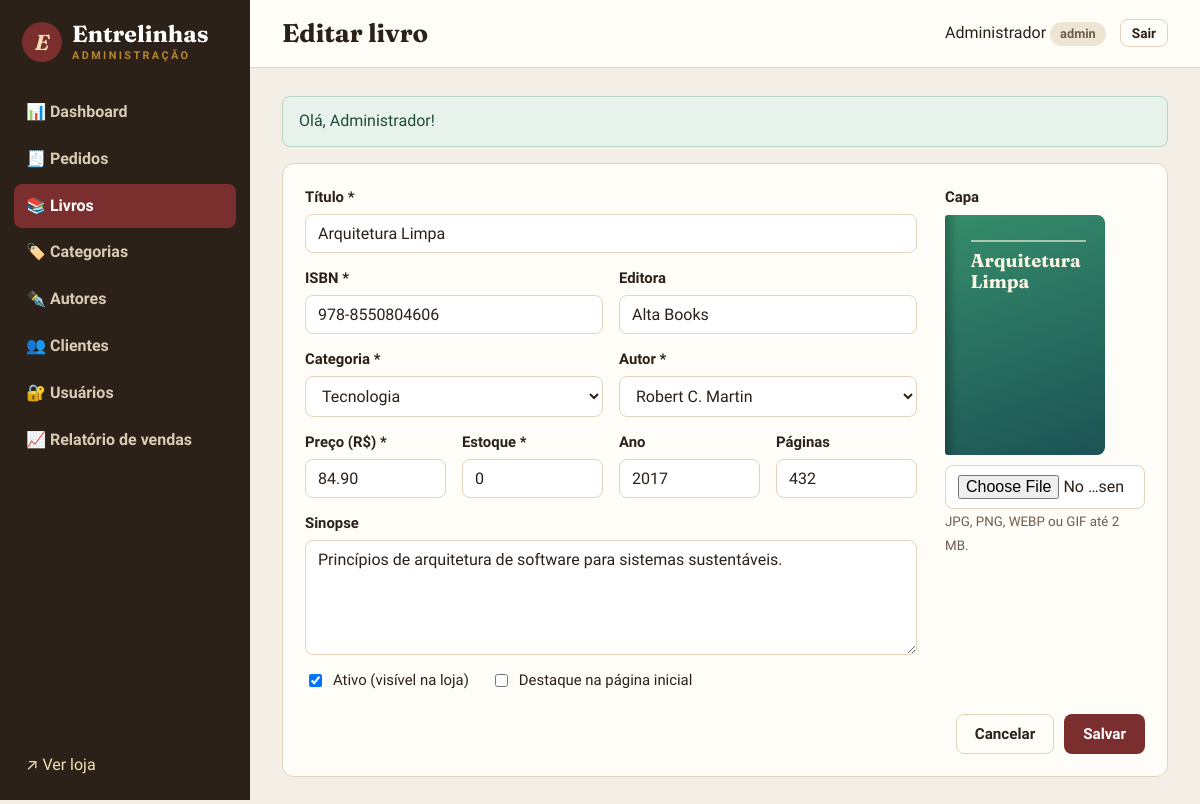
/admin/livros/11/editar (signed in), run on the app's committed database.
### tables this page shows
CREATE TABLE livros (
    id              INT UNSIGNED AUTO_INCREMENT PRIMARY KEY,
    titulo          VARCHAR(150) NOT NULL,
    isbn            VARCHAR(20)  NOT NULL UNIQUE,
    categoria_id    INT UNSIGNED NOT NULL,
    autor_id        INT UNSIGNED NOT NULL,
    editora         VARCHAR(100) NULL,
    ano_publicacao  SMALLINT NULL,
    paginas         SMALLINT UNSIGNED NULL,
    preco           DECIMAL(10,2) NOT NULL,
    estoque         INT UNSIGNED NOT NULL DEFAULT 0,
    sinopse         TEXT NULL,
    capa            VARCHAR(255) NULL,
    destaque        TINYINT(1) NOT NULL DEFAULT 0,
    ativo           TINYINT(1) NOT NULL DEFAULT 1,
    criado_em       DATETIME NOT NULL DEFAULT CURRENT_TIMESTAMP,
    CONSTRAINT fk_livro_categoria FOREIGN KEY (categoria_id) REFERENCES categorias(id)
        ON UPDATE CASCADE ON DELETE RESTRICT,
    CONSTRAINT fk_livro_autor FOREIGN KEY (autor_id) REFERENCES autores(id)
        ON UPDATE CASCADE ON DELETE RESTRICT,
    CONSTRAINT ck_livro_preco CHECK (preco > 0)
);

CREATE TABLE categorias (
    id          INT UNSIGNED AUTO_INCREMENT PRIMARY KEY,
    nome        VARCHAR(60) NOT NULL UNIQUE,
    descricao   VARCHAR(255) NULL
);

CREATE TABLE autores (
    id             INT UNSIGNED AUTO_INCREMENT PRIMARY KEY,
    nome           VARCHAR(120) NOT NULL,
    nacionalidade  VARCHAR(60)  NULL,
    biografia      TEXT NULL
);

### app/Core/Controller.php (called while the page is built, shortened)
<?php
class Controller
{
    public function render(string $view, array $dados = [], string $layout = 'public'): void
    {
        extract($dados);
        require APP_PATH . "/Views/{$view}.php";
    }
    protected function renderAdmin(string $view, array $dados = []): void
    {
        $this->render('admin/' . $view, $dados, 'admin');
    }
}

### app/Controllers/Admin/LivroController.php (called while the page is built, shortened)
<?php
class LivroController extends Controller
{
    private Livro $model;
    public function __construct()
    {
        $this->model = new Livro();
    }
    public function edit(int $id): void
    {
        $livro = $this->model->find($id) ?? $this->naoEncontrado();
        $this->renderAdmin('livros/form', $this->dadosFormulario('Editar livro', $livro));
    }
    private function dadosFormulario(string $titulo, ?array $livro): array
    {
        return [
            'titulo' => $titulo,
            'livro' => $livro,
            'categorias' => (new Categoria())->all('nome'),
            'autores' => (new Autor())->all('nome'),
        ];
    }
}

### public/index.php (called while the page is built, shortened)
<?php
require dirname(__DIR__) . '/app/bootstrap.php';
$router = new App\Core\Router();
$router->dispatch($_SERVER['REQUEST_URI'], $_SERVER['REQUEST_METHOD']);

### app/Core/Model.php (called while the page is built, shortened)
<?php
abstract class Model
{
    protected PDO $db;
    protected string $tabela;
    public function __construct()
    {
        $this->db = Database::getConnection();
    }
    public function find(int $id): ?array
    {
        $stmt = $this->db->prepare("SELECT * FROM {$this->tabela} WHERE id = :id");
        $stmt->execute(['id' => $id]);
        return $stmt->fetch() ?: null;
    }
    public function all(string $ordem = 'id DESC'): array
    {
        return $this->db->query("SELECT * FROM {$this->tabela} ORDER BY {$ordem}")->fetchAll();
    }
}

### app/Core/Database.php (called while the page is built, shortened)
<?php
class Database
{
    private static ?PDO $conexao = null;
    private static array $config = [];
    public static function configure(array $config): void
    {
        self::$config = $config;
    }
    public static function getConnection(): PDO
    {
        if (self::$conexao === null) {
            $c = self::$config;
            $dsn = "mysql:host={$c['host']};port={$c['port']};dbname={$c['name']};charset={$c['charset']}";
            try {
                self::$conexao = new PDO($dsn, $c['user'], $c['pass'], [
                    PDO::ATTR_ERRMODE => PDO::ERRMODE_EXCEPTION,
                    PDO::ATTR_DEFAULT_FETCH_MODE => PDO::FETCH_ASSOC,
                    PDO::ATTR_EMULATE_PREPARES => false,
                ]);
            } catch (PDOException $e) {
                http_response_code(500);
                exit('<h1>Erro ao conectar ao banco de dados</h1><p>Verifique se o container MySQL está rodando '
                    . '(<code>docker compose up -d db</code>).</p><pre>' . htmlspecialchars($e->getMessage()) . '</pre>');
            }
        }
        return self::$conexao;
    }
}

### app/bootstrap.php (called while the page is built, shortened)
<?php
spl_autoload_register(function (string $classe): void {
    $prefixo = 'App\\';
    $relativo = str_replace('\\', '/', substr($classe, strlen($prefixo)));
    $arquivo = APP_PATH . '/' . $relativo . '.php';
});
require APP_PATH . '/helpers.php';

### app/helpers.php (called while the page is built, shortened)
<?php
function e(mixed $valor): string
{
    return htmlspecialchars((string) ($valor ?? ''), ENT_QUOTES, 'UTF-8');
}
function base_path(): string
{
    $dir = str_replace('\\', '/', dirname($_SERVER['SCRIPT_NAME'] ?? '/'));
    return rtrim($dir, '/');
}
function url(string $caminho = ''): string
{
    return base_path() . '/' . ltrim($caminho, '/');
}
function old(string $campo, mixed $padrao = ''): mixed
{
    return $_SESSION['old'][$campo] ?? $padrao;
}
function capa_cor(int $id): int
{
    return ($id * 47) % 360;
}

### app/Views/admin/livros/form.php (the view, shortened to what this page needs)
<?php
$acao = $livro ? "admin/livros/{$livro['id']}/atualizar" : 'admin/livros/salvar';
$v = fn(string $campo, $padrao = '') => old($campo, $livro[$campo] ?? $padrao);
$temOld = isset($_SESSION['old']);
$marcado = fn(string $campo, bool $padrao) => $temOld ? !empty($_SESSION['old'][$campo]) : (bool) ($livro[$campo] ?? $padrao);
?>
<form action="<?= url($acao) ?>" method="post" enctype="multipart/form-data" class="painel form-admin form-livro" data-validar novalidate>
    <div class="form-livro-campos">
        <label>Título *
            <input type="text" name="titulo" value="<?= e($v('titulo')) ?>" required maxlength="150">
        </label>
        <div class="linha-campos">
            <label>ISBN *
                <input type="text" name="isbn" value="<?= e($v('isbn')) ?>" required pattern="[0-9Xx\-]{10,17}" placeholder="978-85-..." >
            </label>
            <label>Editora
                <input type="text" name="editora" value="<?= e($v('editora')) ?>" maxlength="100">
            </label>
        </div>
        <div class="linha-campos">
            <label>Categoria *
                <select name="categoria_id" required>
                    <?php foreach ($categorias as $c): ?>
                        <option value="<?= $c['id'] ?>" <?= (int) $v('categoria_id') === (int) $c['id'] ? 'selected' : '' ?>><?= e($c['nome']) ?></option>
                    <?php endforeach; ?>
                </select>
            </label>
            <label>Autor *
                <select name="autor_id" required>
                    <?php foreach ($autores as $a): ?>
                        <option value="<?= $a['id'] ?>" <?= (int) $v('autor_id') === (int) $a['id'] ? 'selected' : '' ?>><?= e($a['nome']) ?></option>
                    <?php endforeach; ?>
                </select>
            </label>
        </div>
        <div class="linha-campos linha-4">
            <label>Preço (R$) *
                <input type="number" name="preco" value="<?= e($v('preco')) ?>" required min="0.01" step="0.01">
            </label>
            <label>Estoque *
                <input type="number" name="estoque" value="<?= e($v('estoque', 0)) ?>" required min="0" step="1">
            </label>
            <label>Ano
                <input type="number" name="ano_publicacao" value="<?= e($v('ano_publicacao')) ?>" min="1000" max="<?= date('Y') ?>">
            </label>
            <label>Páginas
                <input type="number" name="paginas" value="<?= e($v('paginas')) ?>" min="1">
            </label>
        </div>
        <label>Sinopse
            <textarea name="sinopse" rows="5"><?= e($v('sinopse')) ?></textarea>
        </label>
        <div class="checks">
            <label class="check"><input type="checkbox" name="ativo" value="1" <?= $marcado('ativo', true) ? 'checked' : '' ?>> Ativo (visível na loja)</label>
            <label class="check"><input type="checkbox" name="destaque" value="1" <?= $marcado('destaque', false) ? 'checked' : '' ?>> Destaque na página inicial</label>
        </div>
    </div>
    <div class="form-livro-capa">
        <span class="rotulo">Capa</span>
        <div class="preview-capa" id="preview-capa">
            <?php if ($livro): $l = $livro; require APP_PATH . '/Views/partials/capa.php'; else: ?>
                <div class="capa capa-vazia">Sem imagem</div>
            <?php endif; ?>
        </div>
        <input type="file" name="capa" accept="image/jpeg,image/png,image/webp,image/gif" data-preview="#preview-capa">
        <small class="texto-suave">JPG, PNG, WEBP ou GIF até 2 MB.</small>
    </div>
    <div class="form-botoes">
        <a href="<?= url('admin/livros') ?>" class="btn btn-contorno">Cancelar</a>
        <button class="btn btn-primario">Salvar</button>
    </div>
</form>

### app/Views/partials/capa.php (shortened to what this page needs)
<?php if (!empty($l['capa'])): ?>
    <img src="<?= e(capa_url($l['capa'])) ?>" alt="Capa de <?= e($l['titulo']) ?>" class="capa" loading="lazy">
<?php else: ?>
    <div class="capa capa-gerada" style="--h: <?= capa_cor((int) $l['id']) ?>">
        <span class="capa-titulo"><?= e($l['titulo']) ?></span>
    </div>
<?php endif; ?>

### app/Core/Router.php (shortened to what this page needs)
<?php
class Router
{
    private array $rotas = [];
    private function add(string $metodo, string $caminho, array $acao): void
    {
        $regex = preg_replace('#\{(\w+)\}#', '(?P<$1>\d+)', rtrim($caminho, '/') ?: '/');
        $this->rotas[$metodo]['#^' . $regex . '$#'] = $acao;
    }
    public function dispatch(string $uri, string $metodo): void
    {
        $caminho = parse_url($uri, PHP_URL_PATH) ?? '/';
        $caminho = rtrim($caminho, '/') ?: '/';
        foreach ($this->rotas[$metodo] ?? [] as $regex => [$controller, $acao]) {
            if (preg_match($regex, $caminho, $m)) {
                $params = array_map('intval', array_filter($m, 'is_string', ARRAY_FILTER_USE_KEY));
                (new $controller())->$acao(...array_values($params));
                return;
            }
        }
    }
}

### public/assets/css/style.css (style rules this page uses)
:root { --papel: #f7f1e6; --papel-escuro: #efe5d3; --cartao: #fffdf8; --tinta: #2b2118; --tinta-suave: #6d5d4e; --borda: #e2d4bc; --vinho: #7a2e2e; --vinho-escuro: #5e2121; --verde: #2f5d50; --ouro: #b8862f; --perigo: #b33a3a; --sombra: 0 1px 2px rgba(43, 33, 24, .06), 0 6px 18px rgba(43, 33, 24, .07); --raio: 10px; --serif: 'Fraunces', Georgia, 'Times New Roman', serif; --sans: 'Source Sans 3', system-ui, -apple-system, 'Segoe UI', sans-serif; }
* { box-sizing: border-box; }
body { margin: 0; font-family: var(--sans); font-size: 16px; line-height: 1.55; color: var(--tinta); background: var(--papel); }
a { color: var(--vinho); text-decoration: none; }
.texto-suave { color: var(--tinta-suave); }
.btn { display: inline-flex; align-items: center; justify-content: center; gap: 6px; padding: 10px 18px; border-radius: 8px; border: 1.5px solid transparent; font: 600 .95rem var(--sans); cursor: pointer; text-decoration: none !important; transition: background .15s, color .15s, transform .1s; }
.btn-primario { background: var(--vinho); color: #fff; }
.btn-contorno { background: transparent; border-color: var(--borda); color: var(--tinta); }
.capa { width: 100%; aspect-ratio: 2 / 3; object-fit: cover; border-radius: 3px 8px 8px 3px; }
.capa-gerada { --h: 20; background: linear-gradient(90deg, rgba(0,0,0,.25) 0, rgba(0,0,0,.05) 6%, transparent 9%), linear-gradient(160deg, hsl(var(--h) 45% 38%), hsl(calc(var(--h) + 25) 50% 22%)); color: #fbf3e2; display: flex; flex-direction: column; justify-content: space-between; padding: 16% 12% 12% 16%; text-align: left; overflow: hidden; }
.capa-titulo { font: 700 clamp(.85rem, 1.6vw, 1.15rem)/1.15 var(--serif); border-top: 2px solid rgba(251,243,226,.6); padding-top: 8px; }
label { display: flex; flex-direction: column; gap: 5px; font-weight: 600; font-size: .93rem; margin-bottom: 14px; }
input, select, textarea { font: 400 1rem var(--sans); padding: 9px 12px; border: 1.5px solid var(--borda); border-radius: 8px; background: #fff; color: var(--tinta); width: 100%; }
.check { flex-direction: row; align-items: center; gap: 8px; font-weight: 400; }
.check input { width: auto; }
.linha-campos { display: grid; grid-template-columns: 1fr 1fr; gap: 0 16px; }
.linha-4 { grid-template-columns: repeat(4, 1fr); }
.rotulo { display: block; font-weight: 600; font-size: .93rem; margin-bottom: 6px; }
body.admin { display: grid; grid-template-columns: 250px 1fr; min-height: 100vh; background: #f4efe6; }
.painel { background: var(--cartao); border: 1px solid var(--borda); border-radius: 12px; padding: 22px; margin-bottom: 22px; }
.form-admin { max-width: 860px; }
.form-botoes { display: flex; justify-content: flex-end; gap: 10px; margin-top: 8px; grid-column: 1 / -1; }
.form-livro { display: grid; grid-template-columns: 1fr 200px; gap: 0 28px; max-width: 1000px; }
.preview-capa { width: 160px; margin-bottom: 10px; }
.checks { display: flex; gap: 22px; flex-wrap: wrap; }

### data on the page
livros: titulo "Arquitetura Limpa", isbn "978-8550804606", editora "Alta Books", categoria_id "Tecnologia", autor_id "Robert C. Martin", preco "84.90", estoque "0", ano_publicacao "2017", paginas "432", sinopse "Princípios de arquitetura de software para sistemas sustentáveis.", ativo "☑"

### other printed values
$f['mensagem'] "Olá, Administrador!"
